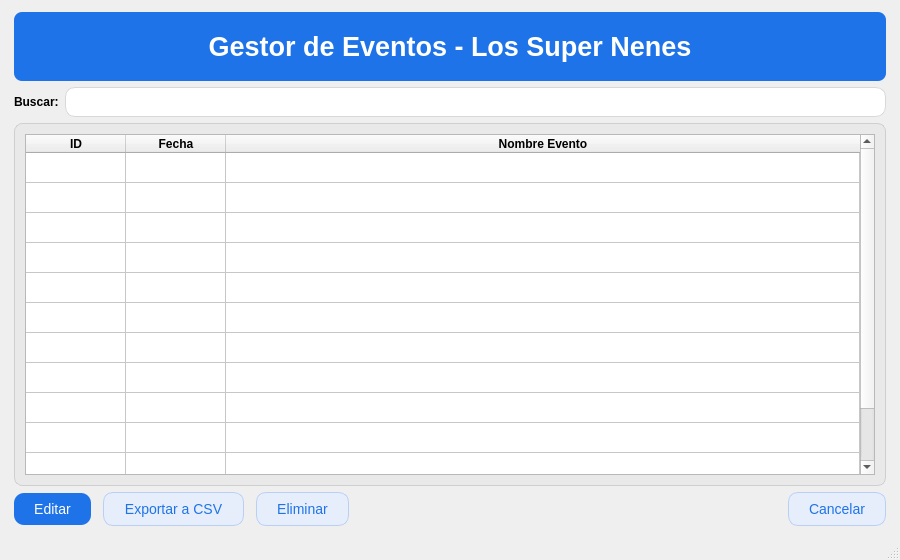
<?xml version="1.0" encoding="UTF-8"?>
<ui version="4.0">
 <class>EventosGestion</class>
 <widget class="QMainWindow" name="EventosGestion">
  <property name="geometry">
   <rect>
    <x>0</x>
    <y>0</y>
    <width>900</width>
    <height>560</height>
   </rect>
  </property>
  <property name="windowTitle">
   <string>Gestor de Eventos - Los Super Nenes</string>
  </property>
  <widget class="QWidget" name="centralwidget">
   <layout class="QVBoxLayout" name="vlMain">
    <property name="leftMargin">
     <number>14</number>
    </property>
    <property name="topMargin">
     <number>12</number>
    </property>
    <property name="rightMargin">
     <number>14</number>
    </property>
    <property name="bottomMargin">
     <number>12</number>
    </property>
    <item>
     <widget class="QFrame" name="header">
      <property name="styleSheet">
       <string notr="true">QFrame#header{background:#1E73E8; border-radius:8px; padding:10px 14px;}
QLabel#titulo{color:white; font-size:20pt; font-weight:600;}</string>
      </property>
      <layout class="QHBoxLayout" name="hlHeader">
       <item>
        <widget class="QLabel" name="titulo">
         <property name="text">
          <string>Gestor de Eventos - Los Super Nenes</string>
         </property>
         <property name="alignment">
          <set>Qt::AlignCenter</set>
         </property>
        </widget>
       </item>
      </layout>
     </widget>
    </item>
    <item>
     <layout class="QHBoxLayout" name="hlSearch">
      <item>
       <widget class="QLabel" name="lblBuscar">
        <property name="font">
         <font>
          <weight>75</weight>
          <bold>true</bold>
         </font>
        </property>
        <property name="text">
         <string>Buscar:</string>
        </property>
       </widget>
      </item>
      <item>
       <widget class="QLineEdit" name="leBuscar">
        <property name="styleSheet">
         <string notr="true">QLineEdit{background:white; border:1px solid #d8d8d8; border-radius:10px; padding:6px;}</string>
        </property>
       </widget>
      </item>
     </layout>
    </item>
    <item>
     <widget class="QFrame" name="frameTabla">
      <property name="styleSheet">
       <string notr="true">QFrame#frameTabla{background:#e9e9e9; border:1px solid #cfcfcf; border-radius:8px;}</string>
      </property>
      <layout class="QVBoxLayout" name="vlTabla">
       <property name="leftMargin">
        <number>10</number>
       </property>
       <property name="topMargin">
        <number>10</number>
       </property>
       <property name="rightMargin">
        <number>10</number>
       </property>
       <property name="bottomMargin">
        <number>10</number>
       </property>
       <item>
        <widget class="QTableWidget" name="tablaEventos">
         <property name="rowCount">
          <number>12</number>
         </property>
         <property name="columnCount">
          <number>3</number>
         </property>
         <attribute name="horizontalHeaderVisible">
          <bool>true</bool>
         </attribute>
         <attribute name="horizontalHeaderStretchLastSection">
          <bool>true</bool>
         </attribute>
         <attribute name="verticalHeaderVisible">
          <bool>false</bool>
         </attribute>
         <row/>
         <row/>
         <row/>
         <row/>
         <row/>
         <row/>
         <row/>
         <row/>
         <row/>
         <row/>
         <row/>
         <row/>
         <column>
          <property name="text">
           <string>ID</string>
          </property>
          <property name="font">
           <font>
            <weight>75</weight>
            <bold>true</bold>
           </font>
          </property>
         </column>
         <column>
          <property name="text">
           <string>Fecha</string>
          </property>
          <property name="font">
           <font>
            <weight>75</weight>
            <bold>true</bold>
           </font>
          </property>
         </column>
         <column>
          <property name="text">
           <string>Nombre Evento</string>
          </property>
          <property name="font">
           <font>
            <weight>75</weight>
            <bold>true</bold>
           </font>
          </property>
         </column>
        </widget>
       </item>
      </layout>
     </widget>
    </item>
    <item>
     <layout class="QHBoxLayout" name="hlButtons">
      <property name="spacing">
       <number>12</number>
      </property>
      <item>
       <widget class="QPushButton" name="btnEditar">
        <property name="styleSheet">
         <string notr="true">QPushButton{background:#1E73E8; color:white; font-size:10.5pt; border-radius:10px; padding:8px 20px;} QPushButton:hover{background:#155FA1;} QPushButton:pressed{background:#134F84;}</string>
        </property>
        <property name="text">
         <string>Editar</string>
        </property>
       </widget>
      </item>
      <item>
       <widget class="QPushButton" name="btnExportarCSV">
        <property name="styleSheet">
         <string notr="true">QPushButton{background:#e6eefb; color:#1E73E8; font-size:10.5pt; border:1px solid #b9cff6; border-radius:10px; padding:8px 20px;} QPushButton:hover{background:#d9e7fb;} QPushButton:pressed{background:#c9dcf7;}</string>
        </property>
        <property name="text">
         <string>Exportar a CSV</string>
        </property>
       </widget>
      </item>
      <item>
       <widget class="QPushButton" name="btnEliminar">
        <property name="styleSheet">
         <string notr="true">QPushButton{background:#e6eefb; color:#1E73E8; font-size:10.5pt; border:1px solid #b9cff6; border-radius:10px; padding:8px 20px;} QPushButton:hover{background:#d9e7fb;} QPushButton:pressed{background:#c9dcf7;}</string>
        </property>
        <property name="text">
         <string>Eliminar</string>
        </property>
       </widget>
      </item>
      <item>
       <spacer name="spacer">
        <property name="orientation">
         <enum>Qt::Horizontal</enum>
        </property>
        <property name="sizeHint" stdset="0">
         <size>
          <width>40</width>
          <height>20</height>
         </size>
        </property>
       </spacer>
      </item>
      <item>
       <widget class="QPushButton" name="btnCancelar">
        <property name="styleSheet">
         <string notr="true">QPushButton{background:#e6eefb; color:#1E73E8; font-size:10.5pt; border:1px solid #b9cff6; border-radius:10px; padding:8px 20px;} QPushButton:hover{background:#d9e7fb;} QPushButton:pressed{background:#c9dcf7;}</string>
        </property>
        <property name="text">
         <string>Cancelar</string>
        </property>
       </widget>
      </item>
     </layout>
    </item>
   </layout>
  </widget>
  <widget class="QStatusBar" name="statusbar"/>
 </widget>
 <resources/>
 <connections/>
</ui>
